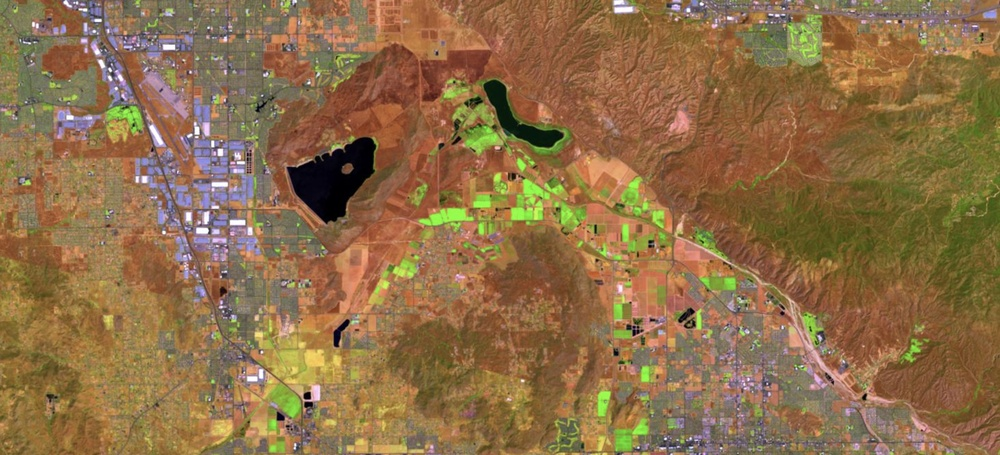
#> input picture lab6/images/operative.jpg, 1000 x 455 px, shrunk from 2185 x 994 before the run
$ python group1.py
#> lines starting #> are read from the running program, lines starting #| are printed output that depends on the picture
import cv2
import numpy as np
import matplotlib.pyplot as plt
from sklearn.cluster import KMeans


def process_and_match(img_operative_path, img_highres_path):
    # 1. Завантаження зображень
#> called with img_operative_path = 'images/operative.jpg', img_highres_path = 'images/high_res.jpg'
    img1 = cv2.imread(img_operative_path, cv2.IMREAD_GRAYSCALE)  # Низька роздільна здатність
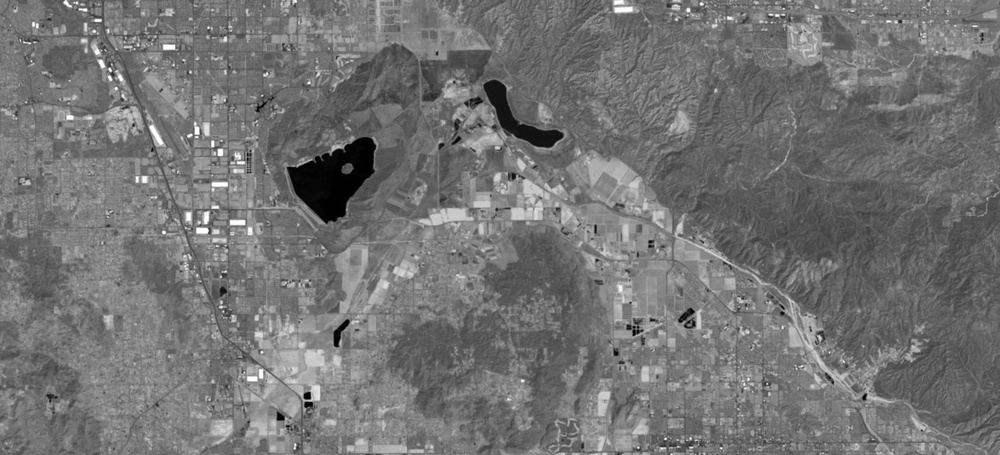
#> img1: shape (455, 1000); min 0, max 255, mean 115.2
    img2 = cv2.imread(img_highres_path, cv2.IMREAD_GRAYSCALE)  # Висока роздільна здатність
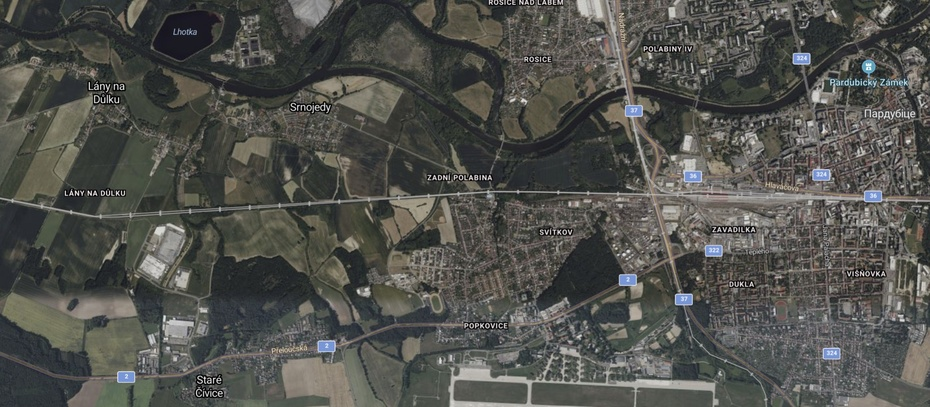
#> input picture lab6/images/high_res.jpg, 930 x 407 px, shrunk from 2032 x 889 before the run
#> img2: shape (407, 930); min 0, max 255, mean 80.5

    if img1 is None or img2 is None:
        print("Помилка завантаження зображень!")
        return

    # 2. Фільтрація (імітація п.3-5 з попередньої ЛР) - Bilateral Filter
    img1_filtered = cv2.bilateralFilter(img1, 9, 75, 75)
    img2_filtered = cv2.bilateralFilter(img2, 9, 75, 75)
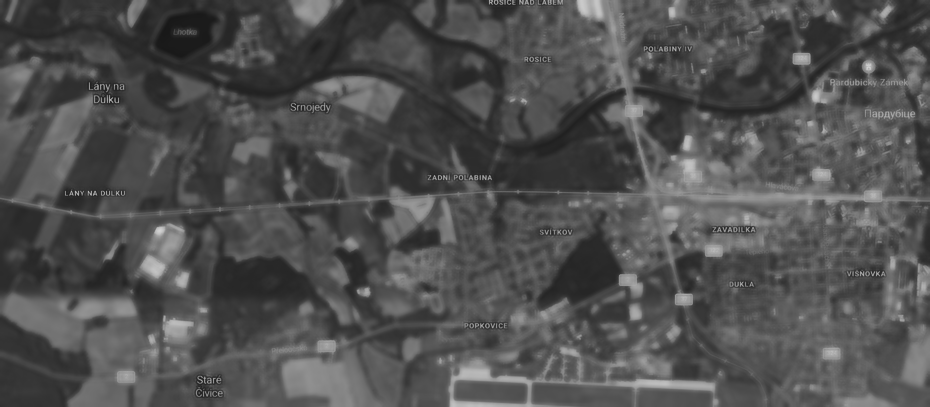
#> img2_filtered: shape (407, 930); min 23, max 209, mean 80.3

    # 3. Ініціалізація дескриптора ORB
    orb = cv2.ORB_create(nfeatures=500)

    # 4. Знаходження ключових точок та дескрипторів
    kp1, des1 = orb.detectAndCompute(img1_filtered, None)
#> kp1 = 500 keypoints; strongest (x, y, size): (307, 397, 37.2), (308, 398, 31), (308, 394, 53.6), (311, 400, 37.2)
    kp2, des2 = orb.detectAndCompute(img2_filtered, None)
#> kp2 = 500 keypoints; strongest (x, y, size): (76, 192, 31), (72, 193, 31), (77, 194, 31), (94, 194, 31)

    # 5. Порівняння дескрипторів за допомогою Brute-Force Matcher
    bf = cv2.BFMatcher(cv2.NORM_HAMMING, crossCheck=True)
    matches = bf.match(des1, des2)
#> matches = 136 matches

    # Сортування збігів за відстанню (кращі збіги на початку)
    matches = sorted(matches, key=lambda x: x.distance)

    # Беремо топ-50 найкращих збігів для розрахунку
    good_matches = matches[:50]
#> good_matches = 50 matches
    num_matches = len(good_matches)
#> num_matches = 50

    # 6. Розрахунок ймовірності ідентифікації
    # Припустимо, що 30 якісних збігів - це 100% впевненість для нашого типу об'єкта (резервуара)
    THRESHOLD_MATCHES = 30
    probability = min(100.0, (num_matches / THRESHOLD_MATCHES) * 100.0)
#> probability = 100

    print(f"Кількість знайдених збігів особливих точок: {num_matches}")
#| Кількість знайдених збігів особливих точок: 50
    print(f"Ймовірність ідентифікації об'єкта: {probability:.2f}%")
#| Ймовірність ідентифікації об'єкта: 100.00%

    # 7. Візуалізація результатів
    img_matches = cv2.drawMatches(img1, kp1, img2, kp2, good_matches, None,
                                  flags=cv2.DrawMatchesFlags_NOT_DRAW_SINGLE_POINTS)
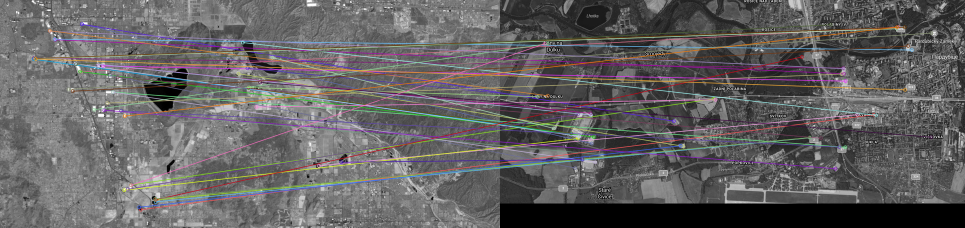
#> img_matches: shape (455, 1930, 3) (shown at 1/2 size); mean of channels 0, 1, 2 97.7, 96.8, 99; drawn as B, G, R

    plt.figure(figsize=(12, 6))
    plt.imshow(cv2.cvtColor(img_matches, cv2.COLOR_BGR2RGB))
    plt.title(f"Зіставлення дескрипторів ORB (Ймовірність: {probability:.2f}%)")
    plt.axis('off')
    plt.show()

# Виклик функції (підставте свої шляхи до фото резервуарів)
process_and_match('images/operative.jpg', 'images/high_res.jpg')
